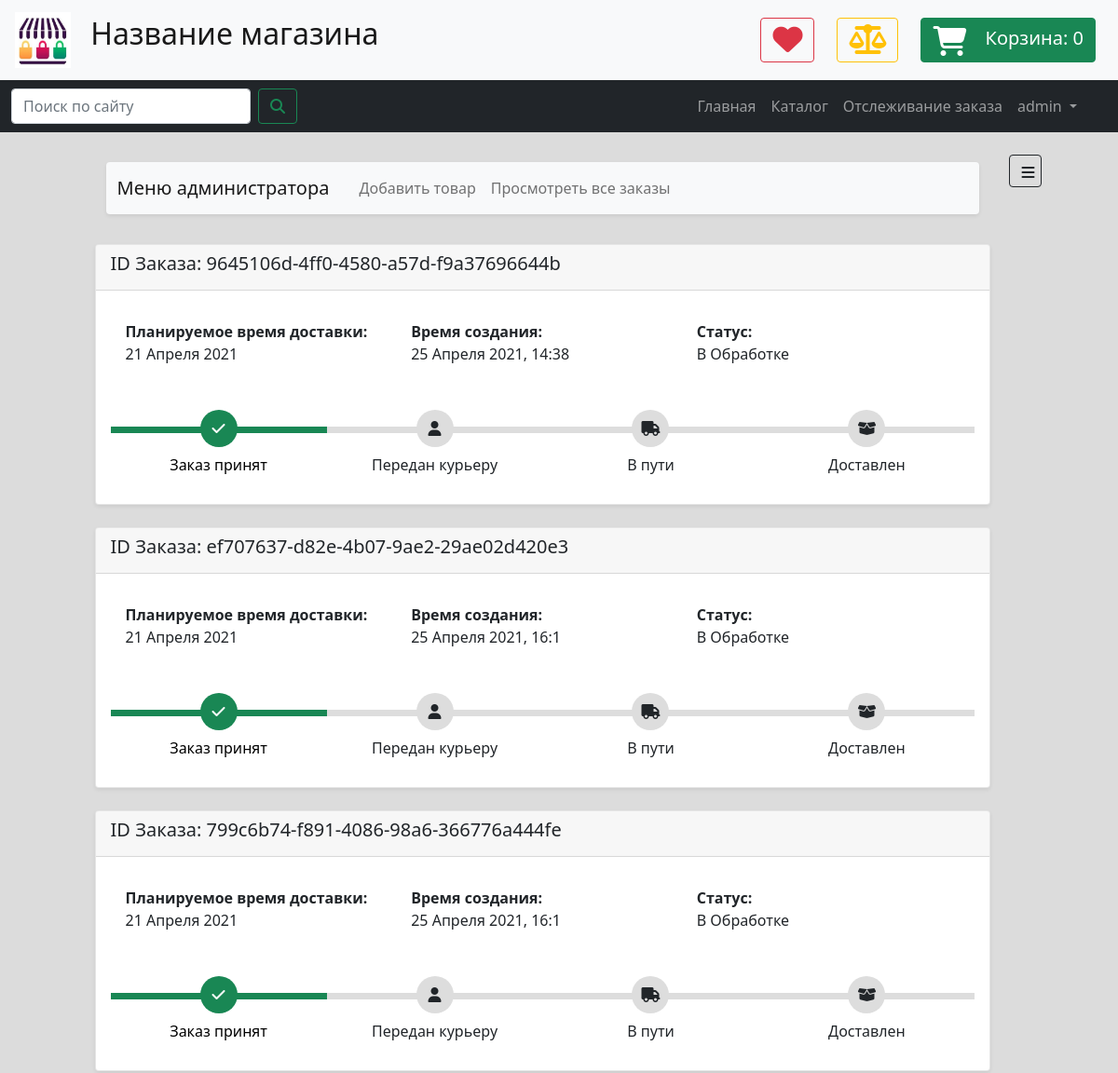
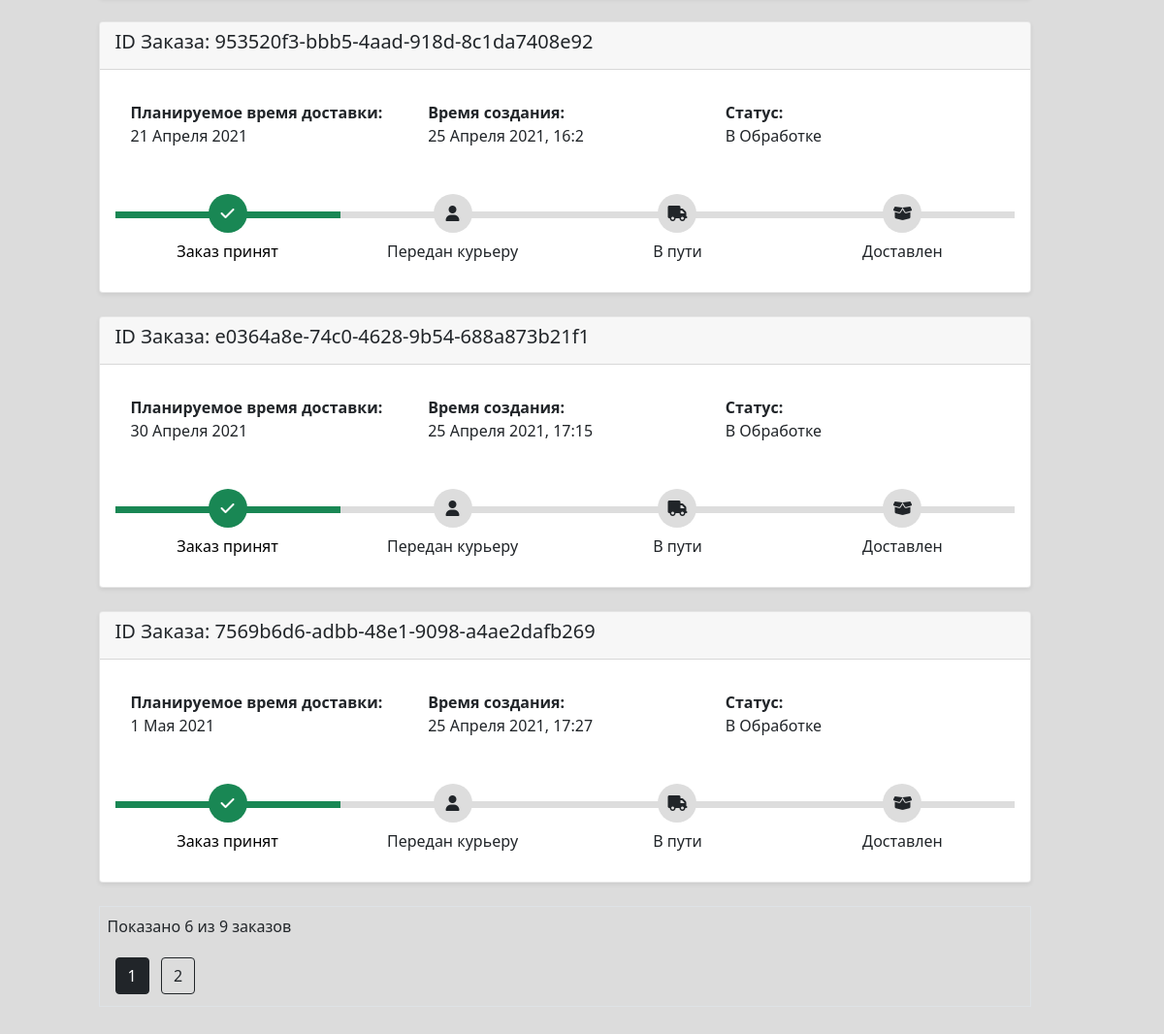
/orders (signed in), run on the app's committed database (2 pictures, top to bottom).
### data/users.py (models this page shows)
class User(SqlAlchemyBase, UserMixin, SerializerMixin):
    __tablename__ = 'users'
    id = sqlalchemy.Column(sqlalchemy.Integer,
                           primary_key=True, autoincrement=True)
    public_id = sqlalchemy.Column(sqlalchemy.String(50),
                                  unique=True,
                                  nullable=False,
                                  default=generate_uuid)
    is_admin = sqlalchemy.Column(sqlalchemy.Boolean, default=False, nullable=False)
    first_name = sqlalchemy.Column(sqlalchemy.String, nullable=True)
    last_name = sqlalchemy.Column(sqlalchemy.String, nullable=True)
    profile_pic_path = sqlalchemy.Column(sqlalchemy.String, nullable=False,
                                         default='img/user_pics/default_user.png')
    username = sqlalchemy.Column(sqlalchemy.String, nullable=False)
    email = sqlalchemy.Column(sqlalchemy.String,
                              index=True, unique=True, nullable=False)
    phone = sqlalchemy.Column(sqlalchemy.String, nullable=True)
    hashed_password = sqlalchemy.Column(sqlalchemy.String, nullable=False)
    created_date = sqlalchemy.Column(sqlalchemy.DateTime,
                                     default=datetime.datetime.now)
    bonus_points = sqlalchemy.Column(sqlalchemy.Integer, default=0, nullable=True)
    reviews = orm.relation("Review", back_populates='user')
    orders = orm.relation("Order", back_populates='user')
    location_id = sqlalchemy.Column(sqlalchemy.Integer,
                                    sqlalchemy.ForeignKey("locations.id"))
    address = orm.relation('Location')

### data/orders.py (models this page shows)
class Order(SqlAlchemyBase, SerializerMixin):
    __tablename__ = 'orders'
    id = sqlalchemy.Column(sqlalchemy.Integer,
                           primary_key=True, autoincrement=True)
    public_id = sqlalchemy.Column(sqlalchemy.String(50),
                                  unique=True,
                                  nullable=False,
                                  default=generate_uuid)
    description = sqlalchemy.Column(sqlalchemy.String, nullable=True)
    created_date = sqlalchemy.Column(sqlalchemy.DateTime,
                                     default=datetime.datetime.now)
    update_date = sqlalchemy.Column(sqlalchemy.DateTime,
                                     default=datetime.datetime.now)
    delivery_date = sqlalchemy.Column(sqlalchemy.DateTime)
    elements = orm.relation('OrderElement', back_populates='order')
    location_id = sqlalchemy.Column(sqlalchemy.Integer,
                                    sqlalchemy.ForeignKey("locations.id"))
    location = orm.relation('Location')
    status_id = sqlalchemy.Column(sqlalchemy.Integer,
                                  sqlalchemy.ForeignKey("order_statuses.id"))
    status = orm.relation('Status')
    user_id = sqlalchemy.Column(sqlalchemy.Integer,
                                sqlalchemy.ForeignKey("users.id"), nullable=True)
    user = orm.relation('User', back_populates='orders')

class Status(SqlAlchemyBase):
    __tablename__ = 'order_statuses'
    id = sqlalchemy.Column(sqlalchemy.Integer,
                           primary_key=True, autoincrement=True)
    name = sqlalchemy.Column(sqlalchemy.String, nullable=False, unique=True)
    full_name = sqlalchemy.Column(sqlalchemy.String, nullable=True)
    description = sqlalchemy.Column(sqlalchemy.String, nullable=True)

### routes/orders.py (the view)
@app.route('/orders')
@login_required
def orders_list_page():
    page = request.args.get('page', 1, type=int)
    db_sess = db_session.create_session()
    if current_user.is_admin:
        query = db_sess.query(Order)
    else:
        query = db_sess.query(Order).filter_by(user_id=current_user.id)
    orders = paginate(query, page, 6)
    template = render_template('orders_page.html',
                               title='Заказы',
                               orders=orders,
                               time_format_func=ru_format_str_time)
    db_sess.close()
    return template

### data/db_session.py (called while the page is built)
def create_session() -> Session:
    global __factory
    if __factory:
        return __factory()

### main.py (called while the page is built)
@login_manager.user_loader
def load_user(user_id):
    db_sess = db_session.create_session()
    user = db_sess.query(User).get(user_id)
    db_sess.close()
    return user

### tools.py (called while the page is built)
def paginate(query, page, per_page=20, error_out=True):
    if error_out and page < 1:
        abort(404)
    items = query.limit(per_page).offset((page - 1) * per_page).all()
    if not items and page != 1 and error_out:
        abort(404)
    if page == 1 and len(items) < per_page:
        total = len(items)
    else:
        total = query.order_by(None).count()
    return Pagination(query, page, per_page, total, items)

def ru_format_str_time(time: datetime.datetime, show_exact_time=True):
    s_month = MONTH_NAMES_RU[time.month]
    s_date = f'{time.day} {s_month} {time.year}'
    if show_exact_time:
        s_time = f', {time.hour}:{time.minute}'
    else:
        s_time = ''
    return s_date + s_time

### templates/orders_page.html
{% extends "main_template.html" %}
{% block content %}
    <link rel="stylesheet" href="{{ url_for('static', filename='css/orders_page_v13.css') }}">
    <div class="container">
        {% for order in orders.items %}
            <article class="card rounded shadow-sm mb-4">
                <header class="card-header">
                    <h5>ID Заказа: {{ order.public_id }}</h5>
                </header>
                <div class="card-body">
                    <div class="card-body row">
                        <div class="col"><strong>Планируемое время доставки:</strong><br>
                            {{ time_format_func(order.delivery_date, show_exact_time=False) }}
                        </div>
                        <div class="col"><strong>Время создания:</strong><br>
                            {{ time_format_func(order.created_date) }}
                        </div>
                        <div class="col"><strong>Статус:</strong><br>
                            {{ order.status.full_name }}
                        </div>
                    </div>
                    <div class="track">
                        <div class="step {{ 'active' if order.status.id >= 1 else '' }}"><span class="icon"> <i
                                class="fa fa-check"></i> </span> <span
                                class="text"> Заказ принят </span></div>
                        <div class="step {{ 'active' if order.status.id >= 2 else '' }}"><span class="icon"> <i
                                class="fa fa-user"></i> </span> <span
                                class="text"> Передан курьеру </span></div>
                        <div class="step {{ 'active' if order.status.id >= 3 else '' }}"><span class="icon"> <i
                                class="fa fa-truck"></i> </span> <span
                                class="text"> В пути </span></div>
                        <div class="step {{ 'active' if order.status.id >= 4 else '' }}"><span class="icon"> <i
                                class="fa fa-box-open"></i> </span> <span
                                class="text"> Доставлен </span></div>
                    </div>
                </div>
            </article>
        {% endfor %}
        <div class="mt-2 mb-2 p-2 border">
            <p class="text-dark">Показано {{ orders.items|length }} из {{ orders.total }} заказов</p>
            {% for page_num in orders.iter_pages(left_edge=1, right_edge=1, left_current=1, right_current=2) %}
                {% if page_num %}
                    {% if orders.page == page_num %}
                        <a href="{{ url_for('orders_list_page', page=page_num) }}"
                           class="btn btn-dark mt-1 mb-1 ms-2">
                            {{ page_num }}
                        </a>
                    {% else %}
                        <a href="{{ url_for('orders_list_page', page=page_num) }}"
                           class="btn btn-outline-dark mt-1 mb-1 ms-2">
                            {{ page_num }}
                        </a>
                    {% endif %}
                {% else %}
                    ...
                {% endif %}
            {% endfor %}
        </div>
    </div>
{% endblock content %}

### templates/base.html (shortened to what this page needs)
<!DOCTYPE html>
<html lang="en">
<head>
    {% set shop_name = 'Название магазина' %}
    <link href="https://cdn.jsdelivr.net/npm/bootstrap@5.0.0-beta3/dist/css/bootstrap.min.css" rel="stylesheet"
>
    <link rel="stylesheet" href="https://maxcdn.bootstrapcdn.com/font-awesome/4.7.0/css/font-awesome.min.css">
    <link rel="stylesheet" href="{{ url_for('static', filename='css/main_stylesheet_v12.css') }}">
</head>
<body>
<header>
    <nav class="navbar navbar-expand navbar-light bg-light">
        <a class="navbar-brand" href="#">
            <img src="{{ url_for('static', filename='img/logo.jpg') }}"
                 width="60" height="60" class="mx-3" alt="">
            <span class="h2 d-none d-sm-inline">{{ shop_name }}</span>
        </a>
        <div class="d-flex flex-row justify-content-end ms-auto me-2 me-md-4">
            <button type="button" class="btn btn-outline-danger ms-2 ms-md-4">
                <i class="fa fa-2x fa-heart"></i>
            </button>
            <button type="button" class="btn btn-outline-warning ms-2 ms-md-4">
                <i class="fa fa-2x fa-balance-scale"></i>
            </button>
            <a href="{{ url_for('cart_page') }}" type="button" class="btn btn-success ms-2 ms-md-4">
                <i class="fa fa-2x fa-shopping-cart me-3"
                   style="vertical-align: middle;"></i>
                <span style="font-size: 20px;" class="d-none d-md-inline">Корзина: </span>
                <span style="font-size: 20px;" id="cart-items-number">{{ session.get('cart', [])|length }}</span>
            </a>
        </div>
    </nav>
    <nav class="navbar navbar-expand-md navbar-dark bg-dark">
        <div class="container-fluid">
            <form class="d-flex me-5">
                <input class="form-control me-2" type="search" placeholder="Поиск по сайту" aria-label="Search">
                <button class="btn btn-outline-success" type="submit"><i class="fa fa-search"></i></button>
            </form>
            <div class="collapse navbar-collapse me-4" id="navbarSupportedContent">
                <ul class="navbar-nav ms-auto mb-2 mb-lg-0">
                    <li class="nav-item">
                        <a class="nav-link" href="{{ url_for('index_page') }}">Главная</a>
                    </li>
                    <li class="nav-item">
                        <a class="nav-link" href="{{ url_for('categories_page') }}">Каталог</a>
                    <li class="nav-item">
                        <a class="nav-link" href="{{ url_for('orders_track') }}">Отслеживание заказа</a>
                    </li>
                    {% if current_user.is_authenticated %}
                        <li class="nav-item dropdown" style="z-index: 999">
                            <a class="nav-link dropdown-toggle" href="#" id="navbarDropdown" role="button"
                               data-bs-toggle="dropdown" aria-expanded="false">
                                {{ current_user.username }}
                            </a>
                        </li>
                    {% endif %}
                </ul>
            </div>
        </div>
    </nav>
</header>
<main role="main" class="m-2 m-md-4 mt-4">
    <div class="d-flex flex-row justify-content-between flex-fill ms-auto me-auto" style="max-width: 90%">
        <div class="me-2 ms-2 flex-fill">
            {% if current_user.is_authenticated and current_user.is_admin %}
                <div class="container mb-4 mt-2 pb-2 pe-4 ps-4">
                    <nav class="navbar navbar-expand-lg navbar-light bg-light rounded shadow-sm">
                        <div class="container-fluid">
                            <a class="navbar-brand me-4" href="#">Меню администратора</a>
                            <div class="collapse navbar-collapse" id="navbarNavAltMarkup">
                                <div class="navbar-nav">
                                    <a class="nav-link" href="{{ url_for('goods_add_page') }}">Добавить товар</a>
                                    <a class="nav-link" href="{{ url_for('orders_list_page') }}">Просмотреть все заказы</a>
                                </div>
                            </div>
                        </div>
                    </nav>
                </div>
            {% endif %}
            {% block content %}{% endblock %}
        </div>
        {% block sidebar %} {% endblock %}
    </div>
</main>
</body>
</html>

### static/css/main_stylesheet_v12.css (style rules this page uses)
body { background: #dcdcdc; }
.card { background: white; }

### static/css/orders_page_v13.css (style rules this page uses)
.card { position: relative; display: -webkit-box; display: -ms-flexbox; display: flex; -webkit-box-orient: vertical; -webkit-box-direction: normal; -ms-flex-direction: column; flex-direction: column; min-width: 0; word-wrap: break-word; background-color: #fff; background-clip: border-box; border: 1px solid rgba(0, 0, 0, 0.1); border-radius: 0.10rem }
.track { position: relative; background-color: #ddd; height: 7px; display: -webkit-box; display: -ms-flexbox; display: flex; margin-bottom: 60px; margin-top: 50px }
.track .step { -webkit-box-flex: 1; -ms-flex-positive: 1; flex-grow: 1; width: 25%; margin-top: -18px; text-align: center; position: relative }
.track .step.active:before { background: rgb(25, 135, 84) }
.track .step::before { height: 7px; position: absolute; content: ""; width: 100%; left: 0; top: 18px }
.track .step.active .icon { background: rgb(25, 135, 84); color: #fff }
.track .icon { display: inline-block; width: 40px; height: 40px; line-height: 40px; position: relative; border-radius: 100%; background: #ddd }
.track .step.active .text { font-weight: 400; color: #000 }
.track .text { display: block; margin-top: 7px }

### data on the page
User: username "admin"
Order: public_id "9645106d-4ff0-4580-a57d-f9a37696644b", delivery_date "21 Апреля 2021", created_date "25 Апреля 2021, 14:38", status.full_name "В Обработке"
Order: public_id "ef707637-d82e-4b07-9ae2-29ae02d420e3", delivery_date "21 Апреля 2021", created_date "25 Апреля 2021, 16:1", status.full_name "В Обработке"
Order: public_id "799c6b74-f891-4086-98a6-366776a444fe", delivery_date "21 Апреля 2021", created_date "25 Апреля 2021, 16:1", status.full_name "В Обработке"
Order: public_id "953520f3-bbb5-4aad-918d-8c1da7408e92", delivery_date "21 Апреля 2021", created_date "25 Апреля 2021, 16:2", status.full_name "В Обработке"
Order: public_id "e0364a8e-74c0-4628-9b54-688a873b21f1", delivery_date "30 Апреля 2021", created_date "25 Апреля 2021, 17:15", status.full_name "В Обработке"
Order: public_id "7569b6d6-adbb-48e1-9098-a4ae2dafb269", delivery_date "1 Мая 2021", created_date "25 Апреля 2021, 17:27", status.full_name "В Обработке"

### other printed values
{{ shop_name }} "Название магазина"
{{ session.get('cart', [])|length }} "0"
{{ orders.items|length }} "6"
{{ orders.total }} "9"
{{ page_num }} "1"
{{ page_num }} "2"
